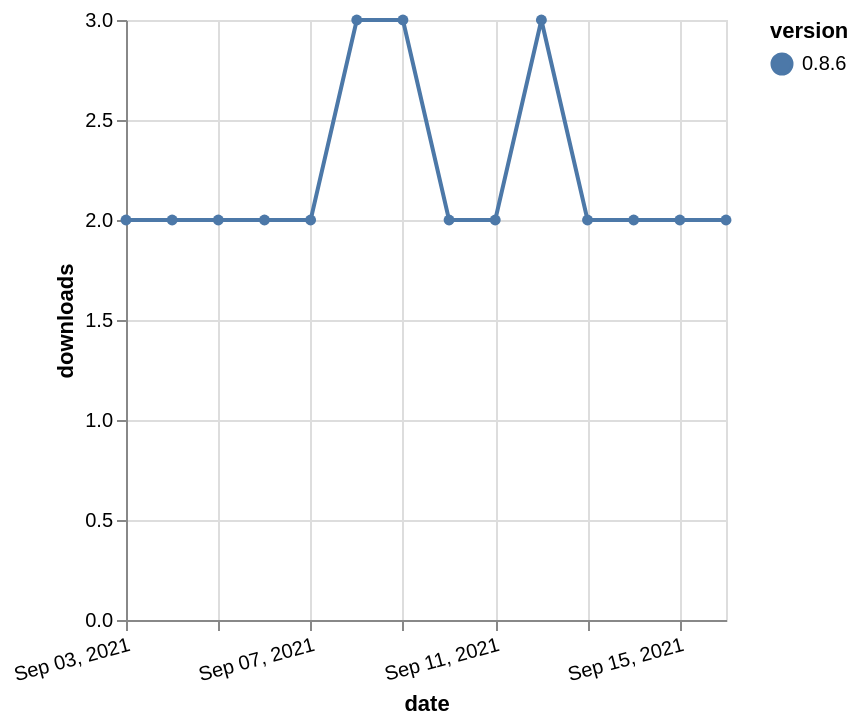

Vega-Lite specification stored for this chart:
### Vega-Lite specification from a JSON file in a GitHub repository (floating-point values rounded to 4 significant figures)
{"$schema": "https://vega.github.io/schema/vega-lite/v5.json", "description": "A simple bar chart with embedded data.", "data": {"values": [{"date": "2021-09-03", "total": 4370, "delta": 2, "version": "0.8.6"}, {"date": "2021-09-04", "total": 4372, "delta": 2, "version": "0.8.6"}, {"date": "2021-09-05", "total": 4374, "delta": 2, "version": "0.8.6"}, {"date": "2021-09-06", "total": 4376, "delta": 2, "version": "0.8.6"}, {"date": "2021-09-07", "total": 4378, "delta": 2, "version": "0.8.6"}, {"date": "2021-09-08", "total": 4381, "delta": 3, "version": "0.8.6"}, {"date": "2021-09-09", "total": 4384, "delta": 3, "version": "0.8.6"}, {"date": "2021-09-10", "total": 4386, "delta": 2, "version": "0.8.6"}, {"date": "2021-09-11", "total": 4388, "delta": 2, "version": "0.8.6"}, {"date": "2021-09-12", "total": 4391, "delta": 3, "version": "0.8.6"}, {"date": "2021-09-13", "total": 4393, "delta": 2, "version": "0.8.6"}, {"date": "2021-09-14", "total": 4395, "delta": 2, "version": "0.8.6"}, {"date": "2021-09-15", "total": 4397, "delta": 2, "version": "0.8.6"}, {"date": "2021-09-16", "total": 4399, "delta": 2, "version": "0.8.6"}]}, "width": "container", "mark": {"type": "line", "point": {"filled": true}}, "encoding": {"x": {"field": "date", "type": "temporal", "timeUnit": "yearmonthdate", "title": "date", "axis": {"labelAngle": -15}}, "y": {"field": "delta", "type": "quantitative", "title": "downloads"}, "color": {"field": "version", "type": "nominal"}, "tooltip": {"field": "delta"}}}
